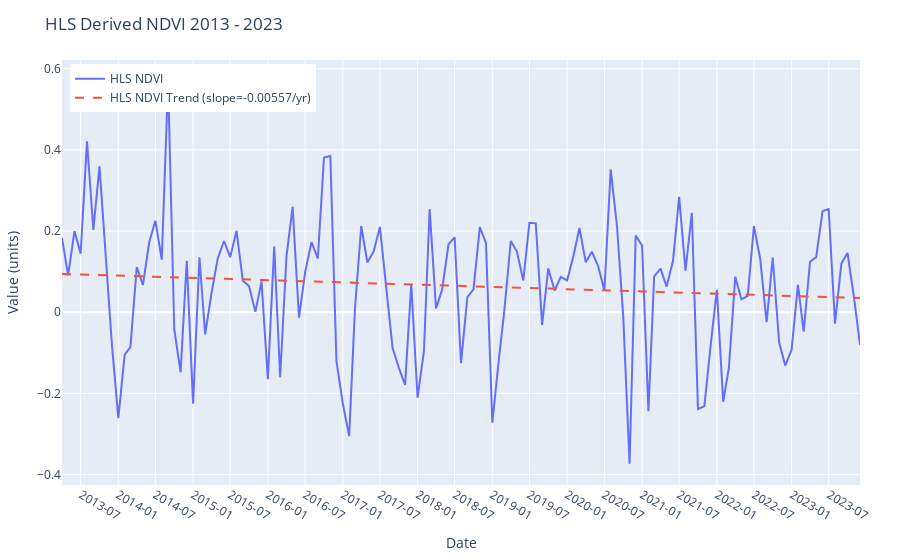

The code cell stored with this chart in its notebook:
### Code cell
plot_multiple_timeseries_with_trendlines_plotly(
    df_list=[hls_l30_ndvi_timeseries],
    date_col='date',
    value_col='NDVI',
    labels=['HLS NDVI'],
    x_interval_months=6,
    title='HLS Derived NDVI 2013 - 2023',
    ylabel='Value (units)'
)

### Figure 1 — Plotly figure (JSON) as saved in the notebook; plotly's stock layout.template omitted (floating-point values rounded to 4 significant figures; data arrays with more than 128 entries replaced by an {"elided": "..."} marker saying what was removed)
{"data": [{"mode": "lines", "name": "HLS NDVI", "type": "scatter", "x": {"elided": "129 str values"}, "y": {"elided": "129 float values"}}, {"line": {"dash": "dash"}, "mode": "lines", "name": "HLS NDVI Trend (slope=-0.00557/yr)", "type": "scatter", "x": {"elided": "129 str values"}, "y": {"elided": "129 float values"}}], "layout": {"legend": {"x": 0.01, "y": 0.99}, "margin": {"b": 60, "l": 60, "r": 40, "t": 60}, "title": {"text": "HLS Derived NDVI 2013 - 2023"}, "xaxis": {"dtick": "M6", "tickformat": "%Y-%m", "title": {"text": "Date"}}, "yaxis": {"title": {"text": "Value (units)"}}}}
